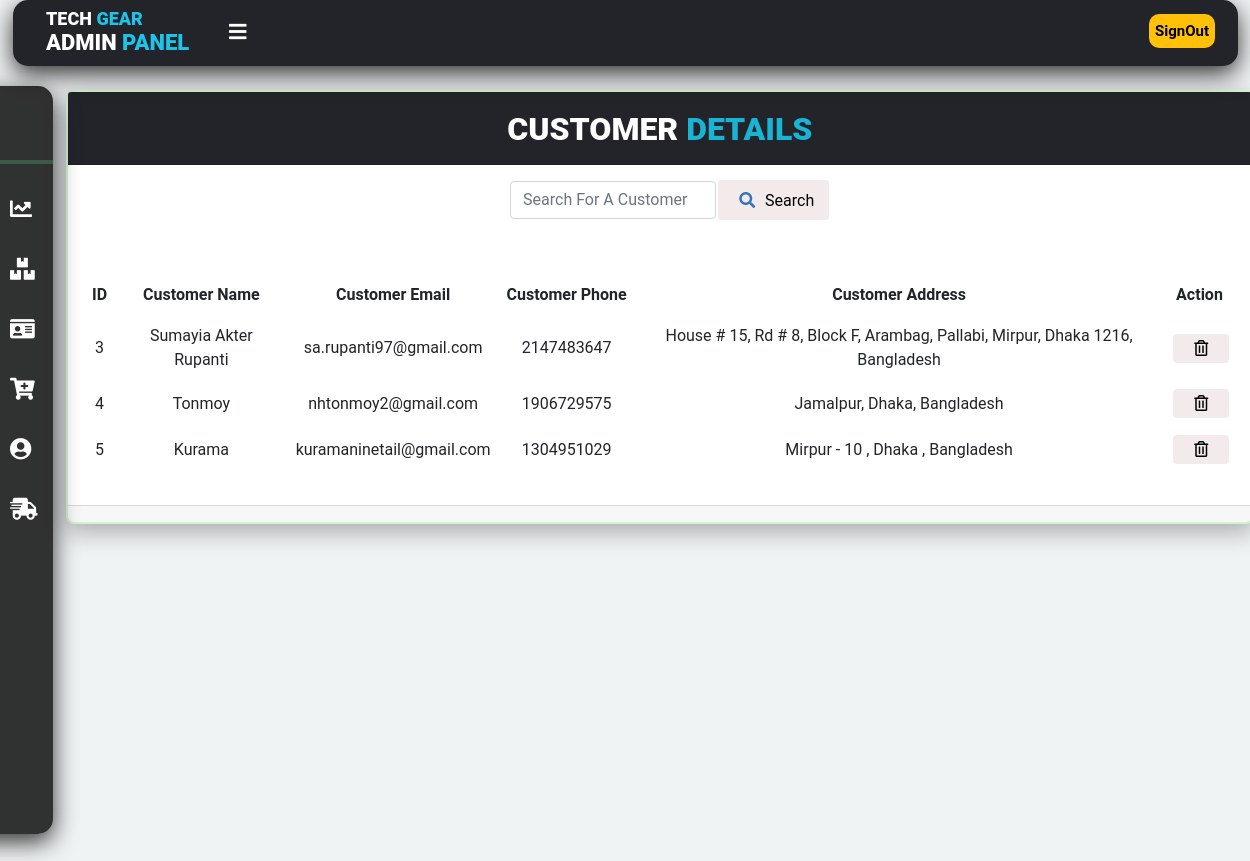
The app's page /admin_customersearch.php (signed in) with its own data.
### tables this page shows
CREATE TABLE `customer` (
  `customer_id` int(200) NOT NULL,
  `customer_name` varchar(50) NOT NULL,
  `customer_email` varchar(60) NOT NULL,
  `customer_password` varchar(100) NOT NULL,
  `customer_phone` int(100) NOT NULL,
  `customer_address` varchar(100) NOT NULL
);

### admin_customersearch.php (the view, shortened to what this page needs)
<!DOCTYPE html>
<html lang="en">
<head>
    <link rel="stylesheet" href="https://pro.fontawesome.com/releases/v5.10.0/css/all.css"/>
    <link href="https://cdn.jsdelivr.net/npm/bootstrap@5.1.3/dist/css/bootstrap.min.css" rel="stylesheet">
    <link rel="stylesheet" href="admin_orderlist.css">
</head>
<body>
<header>
    <label for="check">
<i class="fas fa-bars" id="sidebar-btn"></i>
</label>
<div class="left-area">
<h3>Tech <span>Gear</span></h3>
</div>
<div class="right-area">
<h3>Admin <span>Panel</span> </h3>
<button  type="button" onclick="document.location='logout.php'" class="btn btn-warning">SignOut</button>
</div>
</header>
<div class="sidebar">
          <center>
            <h4>Welcome, <?php echo $_SESSION['admin'];?></h4>
            <hr></hr>
          </center>
          <a href="admin.php"><i class="fas fa-chart-line"></i><span>Dashboard</span></a>
<a href="admin_orderlist.php"><i class="fas fa-boxes"></i><span>Order Details</span> </a>
<a href="admin_empdetails.php"><i class="fas fa-id-card"></i><span>Employee Details</span> </a>
<a href="admin_product.php"><i class="fas fa-cart-plus"></i><span>Product Details</span> </a>
<a href="admin_customer.php"><i class="fas fa-user-circle"></i><span>Customer Details</span> </a>
<a href="admin_ship.php"><i class="fas fa-shipping-fast"></i><span>Shipping Details</span> </a>
</div>
<div class="content">
<div class="card text-center">
  <div class="card-header">
   <h2>Customer<span> Details</span></h2>
  </div>
  <div class="card-body">
    <h5 class="card-title"><div class="input-group mb-3">
            <form action="admin_customersearch.php" method="POST">
            <input type="text" name="search" class="form-control" placeholder="Search For A Customer" autocomplete="off" required>
            <button type="submit" name="submit" class="btn btn-light"><i class="fas fa-search"></i>&nbsp;Search</button>
</div></h5>
    <p class="card-text"><table class="table table-hover">
    <tr>
    <th>ID</th>
    <th>Customer&nbsp;Name</th>
    <th>Customer&nbsp;Email</th>
    <th>Customer&nbsp;Phone</th>
    <th>Customer&nbsp;Address</th>
    <th>Action</th>
  </tr>
  <?php
   include 'connect.php';
   mysqli_select_db($connection,'store');
       $search=$_POST['search'];
   $query = "select *from customer where customer_name Like'%$search%' OR customer_id='$search'";
   $result = mysqli_query($connection,$query);
   $row = mysqli_num_rows($result);
   if($row==0){
       $_SESSION['status1']="Employee Not Found";
       $_SESSION['status_code1']="error";
       $_SESSION['cause1'] = "";
       header("location:admin_customer.php");
   }
   else{
while($fetch_display = mysqli_fetch_assoc($result))
{?>
<tr>
    <td><?php echo $fetch_display['customer_id'] ?></td>
    <td><?php echo $fetch_display['customer_name'] ?></td>
    <td><?php echo $fetch_display['customer_email'] ?></td>
    <td><?php echo $fetch_display['customer_phone'] ?> </td>
    <td><?php echo $fetch_display['customer_address'] ?></td>
    <?php echo' <td> <a class="btn btn-light" href="admin_customerremove.php?customerid='.$fetch_display['customer_id'].'role="button"><i class="far fa-trash-alt"></i></a></td>'?>
</tr> <?php }}?>
</table></p>
  </div>
  <div class="card-footer text-muted">
  </div>
</div>
</div>
</body>
</html>

### admin_orderlist.css (style rules this page uses)
* { margin: 0; padding:0 ; font-family: "Roboto", sans-serif; }
body { margin: 0 ; padding: 0 ; font-family: "Roboto", sans-serif; background: #f0f3f4; }
header { position: fixed; background: #22242A; padding: 33px; width: 98%; height: 32px; box-shadow: 0px 8px 24px rgba(0,0,0,0.8); left: 13px; border-radius: 15px; z-index: 1; top: 0; }
.left-area h3 { color: #fff; margin: 0; text-transform: uppercase; font-size: 18px; font-weight:900; margin-top: -49px; }
.left-area span { color: #1DC4E7; }
.right-area h3 { color: #fff; margin: 0; text-transform: uppercase; font-size: 22px; font-weight:900; }
.right-area span { color:#1DC4E7; }
.btn-warning { padding: 6px; float: right; margin-top: -42px; margin-right:-10px; font-size:15px; font-weight:600; color: rgb(0, 0, 0); transition: 0.6s; transition-property:background; outline: none; border: none; border-radius:10px; }
.sidebar { background-color: rgba(0, 0, 0, 0.8); margin-top: 86px; padding-top: 35px; position: fixed; left: 12px; width: 253px; height: 84%; box-sizing: border-box; transition: 0.5s; transition-property: left; box-shadow: 0px 8px 24px rgba(0,0,0,0.8); border-radius:15px; top: 0px; z-index: 1; }
.input-group { position: block; display: flex; flex-wrap: wrap; align-items: stretch; width: 206px; left: 37%; }
.input-group .btn { position: block; z-index: 2; top: -50%; left: 78%; width: 54%; border-radius: 3px; line-height: 24px; }
.sidebar hr { color: rgb(132, 184, 230); border: 2px solid #58d68d ; }
.sidebar h4 { color: #fff; margin-top: 0; margin-bottom: 20px; font-size: 16px; }
.sidebar a { color: #fff; display: block; width: 100%; line-height: 60px; text-decoration: none; padding-left: 40px; box-sizing: border-box; transition:0.4s; transition-property:background; }
.sidebar i { padding-right: 15px; }
label #sidebar-btn { z-index: 1; color: #fff; position: fixed; cursor: pointer; left: 229px; font-size: 20px; margin: 5px 0; transition: 0.5s; transition-property: all; transition-property: color; top: 17px; }
#check:checked ~ .sidebar { left: -200px; }
#check:checked ~ .sidebar a { font-size: 22px; margin-left: 170px; width: 80px; }
.content { margin-left:250px; width: 100%; height: 100vh; transition: 0.5s; }
#check:checked ~ .content { margin-left:40px; }
.card { position: relative; display: flex; flex-direction: column; min-width: 0; word-wrap: break-word; background-color: #fff; background-clip: border-box; border: 2px solid #caf1c3d9; border-radius: 8px; width: 95%; left: 26px; z-index: 0; margin-top: 90px; box-shadow: 0px 8px 24px rgba(0,0,0,0.3); }
.card-header { padding: 0.5rem 1rem; margin-bottom: 0; background-color: rgba(0,0,0,.03); border-bottom: 1pxsolid rgba(0,0,0,.125); background: #22242A; }
.card-body { flex: 1 1 auto; padding: 1rem 1rem; }
.card-header h2 { color: #ffff; text-transform: uppercase; font-weight:900; margin-top:10px ; }
.card-header span { color: #19B3D3; font-weight:900; margin-top:10px ; }
.card-body h5 { font-size:22px; font-weight:600; }
.card-text { margin-top:0px; position: relative; top:-20px; }
.card .fas { margin: 6px; color: #3775bb; }
.table { --bs-table-bg: transparent; --bs-table-accent-bg: transparent; --bs-table-striped-color: #212529; --bs-table-striped-bg: rgba(0, 0, 0, 0.05); --bs-table-active-color: #212529; --bs-table-active-bg: rgba(0, 0, 0, 0.1); --bs-table-hover-color: #212529; --bs-table-hover-bg: rgba(0, 0, 0, 0.075); width: 100%; margin-bottom: 1rem; color: #212529; vertical-align:middle; border-color: #6eaae600; }
.btn-light { width: 56px; outline: none; border-radius: 0px; border-top-left-radius: 0px; border-bottom-left-radius: 0px; margin-bottom: 0px; position: relative; transition: 0.4s all; border: none; line-height: 16px; left: 3%; border-radius: 4px; transition: ease-in-out 0.9s; background :rgb(243, 235, 235); }

### records on screen
customer: customer_id "3", customer_name "Sumayia Akter Rupanti", customer_email "sa.rupanti97@gmail.com", customer_phone "2147483647", customer_address "House # 15, Rd # 8, Block F, Arambag, Pallabi, Mirpur, Dhaka 1216, Bangladesh"
customer: customer_id "4", customer_name "Tonmoy", customer_email "nhtonmoy2@gmail.com", customer_phone "1906729575", customer_address "Jamalpur, Dhaka, Bangladesh"
customer: customer_id "5", customer_name "Kurama", customer_email "kuramaninetail@gmail.com", customer_phone "1304951029", customer_address "Mirpur - 10 , Dhaka , Bangladesh"
